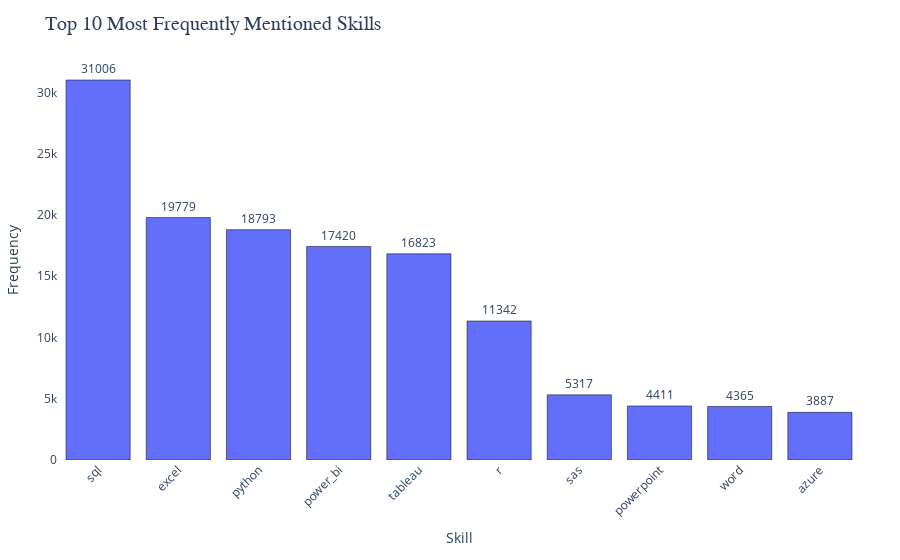

Notebook code for this chart:
### Code cell
# Top 10 Most Frequently Mentioned Skills

df['description_tokens'] = df['description_tokens'].dropna().apply(
    lambda x: ast.literal_eval(x) if isinstance(x, str) else [])
all_tokens = [token.lower() for tokens in df['description_tokens'] for token in tokens]

token_counts = Counter(all_tokens)
top_skills = pd.DataFrame(token_counts.most_common(10), columns=['Skill', 'Frequency'])

fig = px.bar(top_skills,
             x='Skill',
             y='Frequency',
             title='Top 10 Most Frequently Mentioned Skills',
             text='Frequency',
             color_discrete_sequence=['#636EFA'])  

fig.update_traces(marker_line_color='black', marker_line_width=0.5, textposition='outside')
fig.update_layout(
    title_font=dict(size=20, family='Arial'),
    xaxis_title='Skill',
    yaxis_title='Frequency',
    xaxis_tickangle=-45,
    plot_bgcolor='white',
    showlegend=False,
    margin=dict(l=40, r=40, t=60, b=100)
)
fig.show()

### Figure 1 — Plotly figure (JSON) as saved in the notebook; plotly's stock layout.template omitted (floating-point values rounded to 4 significant figures)
{"data": [{"hovertemplate": "Skill=%{x}<br>Frequency=%{text}<extra></extra>", "legendgroup": "", "marker": {"color": "#636EFA", "line": {"color": "black", "width": 0.5}, "pattern": {"shape": ""}}, "name": "", "orientation": "v", "showlegend": false, "text": [31010.0, 19780.0, 18790.0, 17420.0, 16820.0, 11340.0, 5317.0, 4411.0, 4365.0, 3887.0], "textposition": "outside", "type": "bar", "x": ["sql", "excel", "python", "power_bi", "tableau", "r", "sas", "powerpoint", "word", "azure"], "xaxis": "x", "y": [31006, 19779, 18793, 17420, 16823, 11342, 5317, 4411, 4365, 3887], "yaxis": "y"}], "layout": {"barmode": "relative", "legend": {"tracegroupgap": 0}, "margin": {"b": 100, "l": 40, "r": 40, "t": 60}, "plot_bgcolor": "white", "showlegend": false, "title": {"font": {"family": "Arial", "size": 20}, "text": "Top 10 Most Frequently Mentioned Skills"}, "xaxis": {"anchor": "y", "domain": [0, 1], "tickangle": -45, "title": {"text": "Skill"}}, "yaxis": {"anchor": "x", "domain": [0, 1], "title": {"text": "Frequency"}}}}
